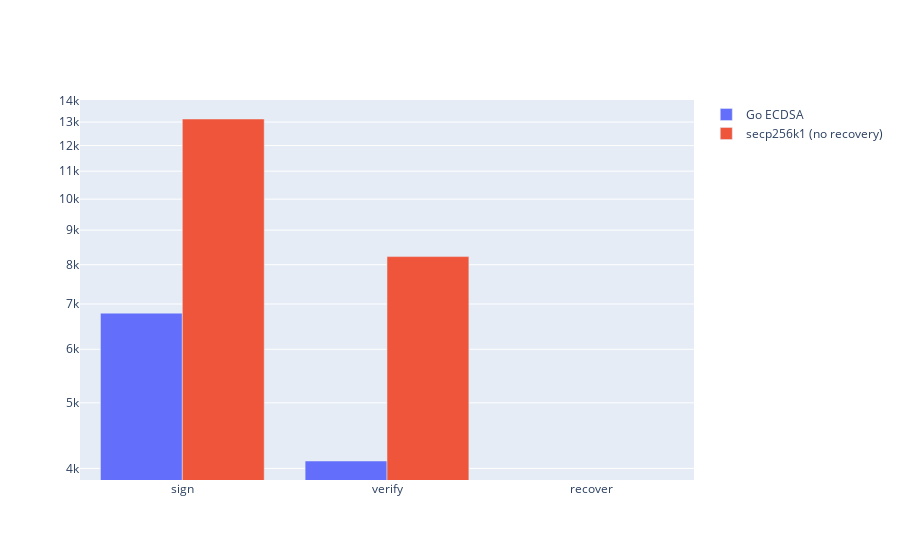
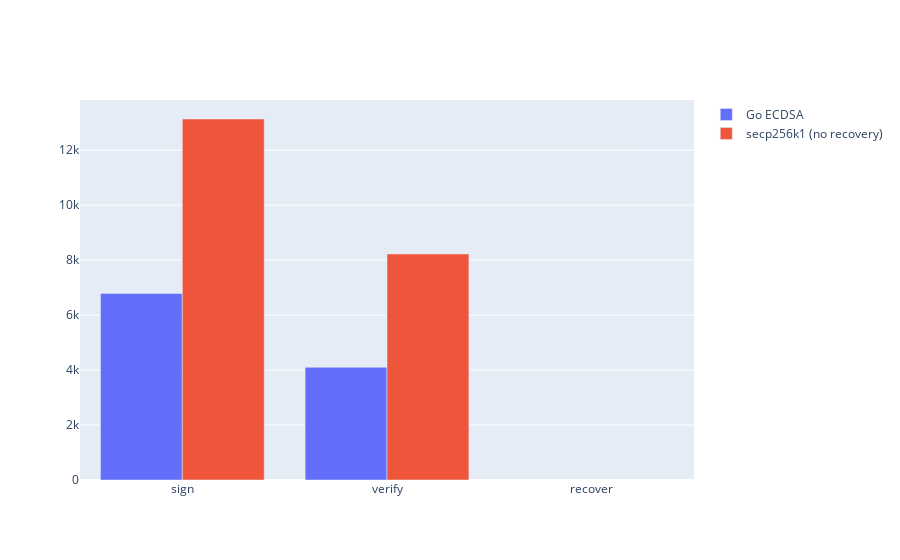

Notebook code cell kept with these figures, in order:
### Markdown cell above
## Better crypto libraries

- Asm interface (?)
- 40%-45% faster

### Code cell
import plotly.graph_objects as go
import numpy as np
import pandas as pd

ops = pd.read_csv("ops.csv")

fig = go.Figure(data=[
    go.Bar(name='Go ECDSA', x=ops["function"], y=1/(ops["goEcdsa"]*10**-9)),
    go.Bar(name='secp256k1 (no recovery)', x=ops["function"], y=1/(ops["secp256k1NoRecovery"]*10**-9)),
    go.Bar(name='secp256k1 (recovery)', x=ops["function"], y=1/(ops["secp256k1Recovery"]*10**-9)),
])
# Change the bar mode
fig.update_layout(barmode='group')
fig.update_layout(xaxis_type='category', yaxis_type='log')
fig.show()
fig.update_layout(yaxis_type='linear')
fig.show()

### Figure 1 — Plotly figure (JSON) as saved in the notebook; plotly's stock layout.template omitted (floating-point values rounded to 4 significant figures)
{"data": [{"name": "Go ECDSA", "type": "bar", "x": ["sign", "verify", "recover"], "y": [6785.0, 4102.0, null]}, {"name": "secp256k1 (no recovery)", "type": "bar", "x": ["sign", "verify", "recover"], "y": [13140.0, 8225.0, null]}], "layout": {"autosize": true, "barmode": "group", "xaxis": {"autorange": true, "range": [-0.5, 2.5], "type": "category"}, "yaxis": {"autorange": true, "range": [3.585, 4.147], "type": "log"}}}

### Figure 2 — Plotly figure (JSON) as saved in the notebook; plotly's stock layout.template omitted (floating-point values rounded to 4 significant figures)
{"data": [{"name": "Go ECDSA", "type": "bar", "x": ["sign", "verify", "recover"], "y": [6785.0, 4102.0, null]}, {"name": "secp256k1 (no recovery)", "type": "bar", "x": ["sign", "verify", "recover"], "y": [13140.0, 8225.0, null]}], "layout": {"autosize": true, "barmode": "group", "xaxis": {"autorange": true, "range": [-0.5, 2.5], "type": "category"}, "yaxis": {"autorange": true, "range": [0, 13830.0], "type": "linear"}}}
